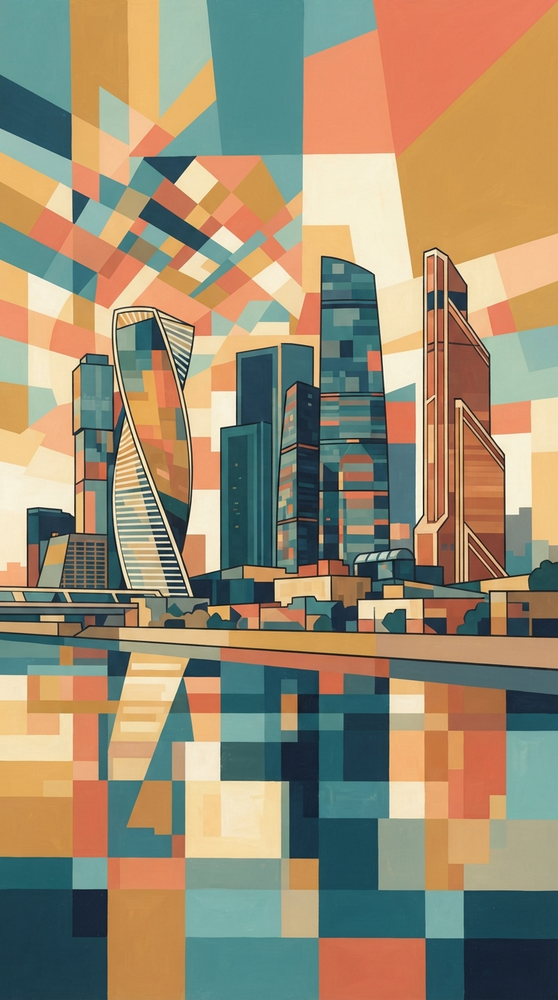
#> input picture pen-design/assets/generated-46.png, 558 x 1000 px, shrunk from 768 x 1376 before the run
$ python unify_palette.py
#> lines starting #> are read from the running program, lines starting #| are printed output that depends on the picture
"""Build palette studies from the chosen master without changing its geometry."""
from pathlib import Path
import numpy as np
from PIL import Image

HERE = Path(__file__).resolve().parent
im = Image.open(HERE.parent / 'generated-46.png').convert('RGB')
#> im is the input picture: PIL image 558x1000 RGB; mean R, G, B 154.8, 140.7, 114.2
a = np.asarray(im, dtype=np.float32) / 255

def rgb(colors):
    return np.array([[int(c[i:i+2], 16)/255 for i in (0,2,4)] for c in colors.split()], dtype=np.float32)

anchors = rgb('203D49 285B65 548F8C 9ABBA5 F5E9BE EAB45F CA9341 E78254 955A40')
palettes = {
    'morning-unified': '284C59 427980 83B3AC C2D4BA F9EED4 EAC48A C39C62 DFA17E 99715C',
    'evening-unified': '222F40 344C5D 637B80 A1A191 F4CC9A ECA054 B86D3F D97150 824437',
    'night-unified': '101F31 17394A 295465 486E7B 7D989A AC915E 6C6451 8F6551 423D42',
}
d = ((a[:,:,None,:]-anchors[None,None,:,:])**2).sum(axis=-1)
w = np.exp(-(d-d.min(axis=-1,keepdims=True))/0.012)
w /= w.sum(axis=-1,keepdims=True)
base = w @ anchors
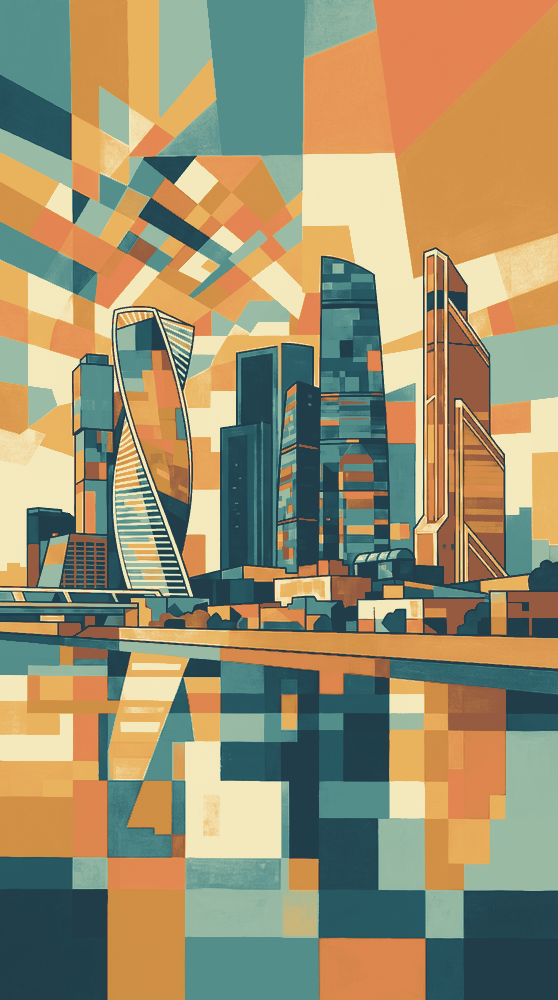
#> base: shape (1000, 558, 3) float32; mean of channels 0, 1, 2 0.609, 0.565, 0.435; drawn as R, G, B
for name, colors in palettes.items():
    out = w @ rgb(colors) + (a-base)*0.65
    Image.fromarray(np.uint8(np.clip(out,0,1)*255)).save(HERE / (name+'.png'))
#> this loop made 3 passes
#> pass 1, `out = w @ rgb(colors) + (a-base)*0.65`:
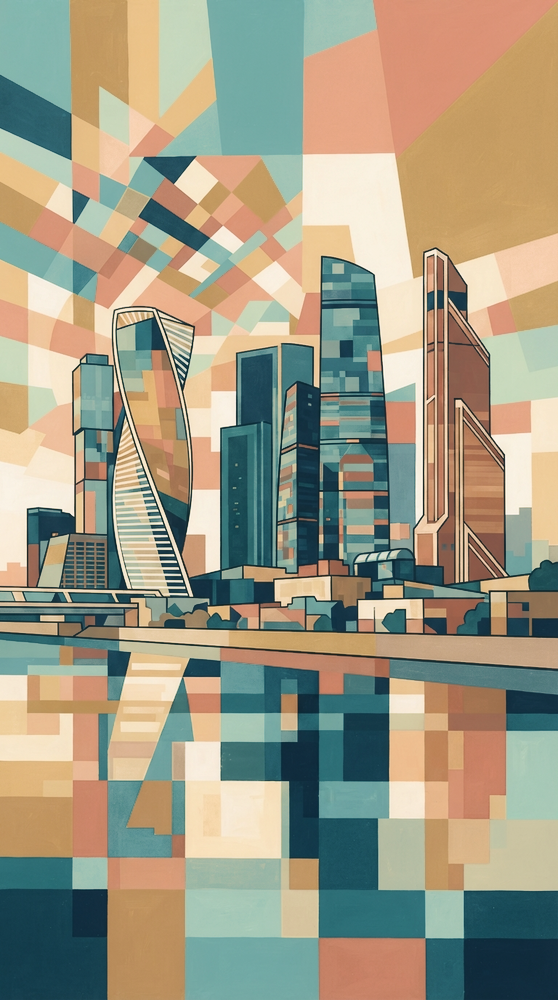
#> out: shape (1000, 558, 3) float32; mean R, G, B 0.657, 0.638, 0.56; drawn with min black and max white
#> pass 2, `out = w @ rgb(colors) + (a-base)*0.65`:
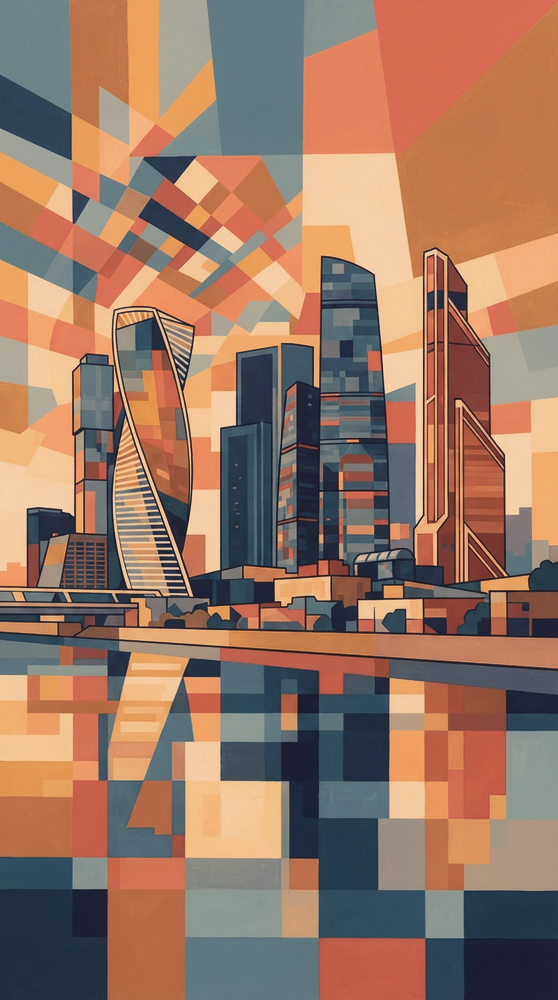
#> out: shape (1000, 558, 3) float32; mean R, G, B 0.606, 0.469, 0.394
#> after the loop:
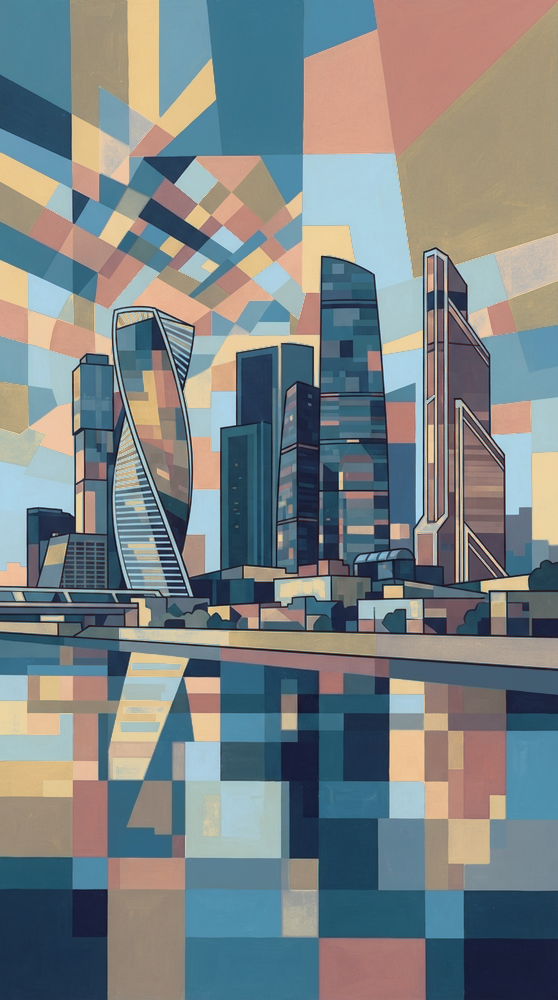
#> out: shape (1000, 558, 3) float32; mean R, G, B 0.346, 0.37, 0.373; drawn with min black and max white
print('Wrote three palette studies; day uses the unmodified master.')

$ run again, with pen-design/assets/generated-19.png copied over pen-design/assets/generated-46.png
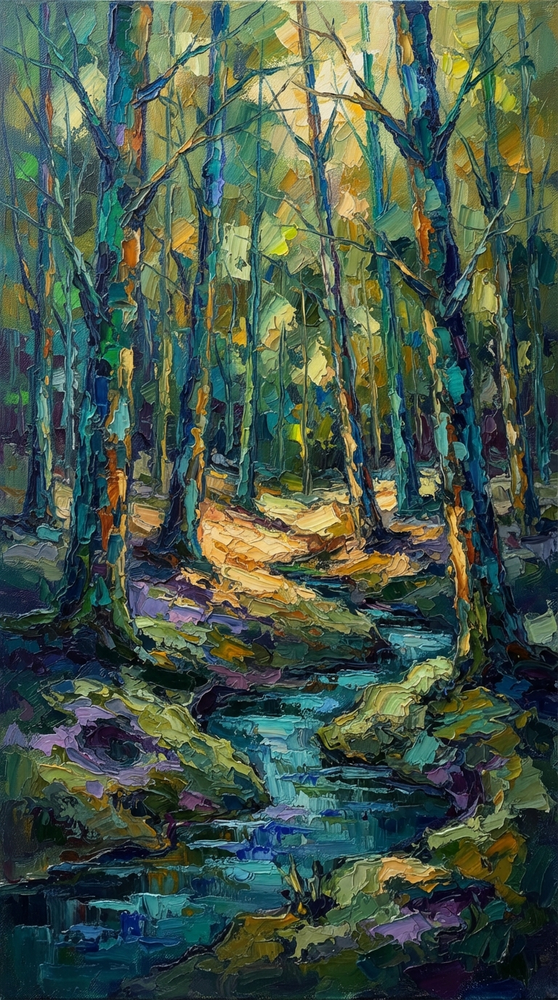
#> input picture pen-design/assets/generated-19.png, 558 x 1000 px, shrunk from 768 x 1376 before the run
#> im is the input picture: PIL image 558x1000 RGB; mean R, G, B 70.2, 87.4, 73.4
#> `base = w @ anchors`:
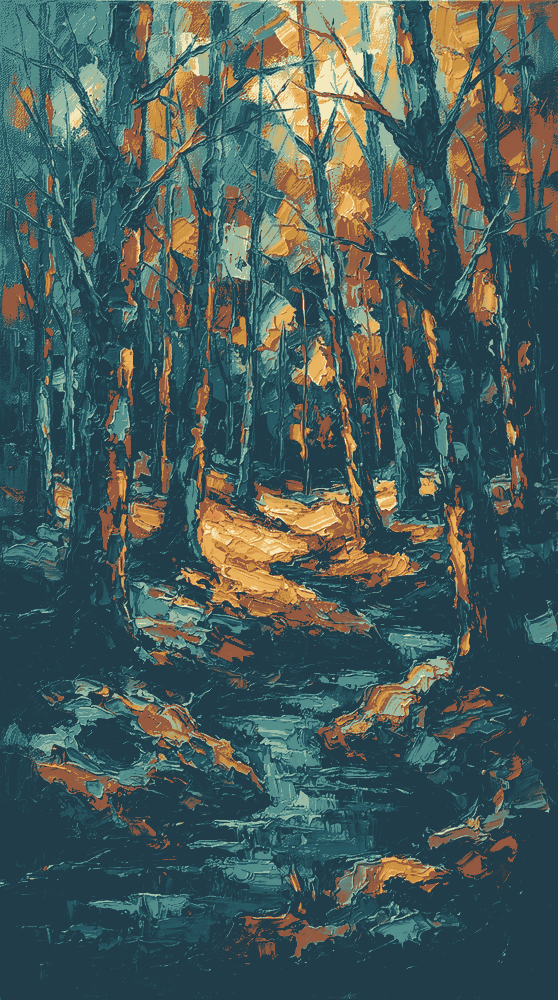
#> base: shape (1000, 558, 3) float32; mean of channels 0, 1, 2 0.282, 0.362, 0.353; drawn as R, G, B
#> after the loop `for name, colors in palettes.items():`:
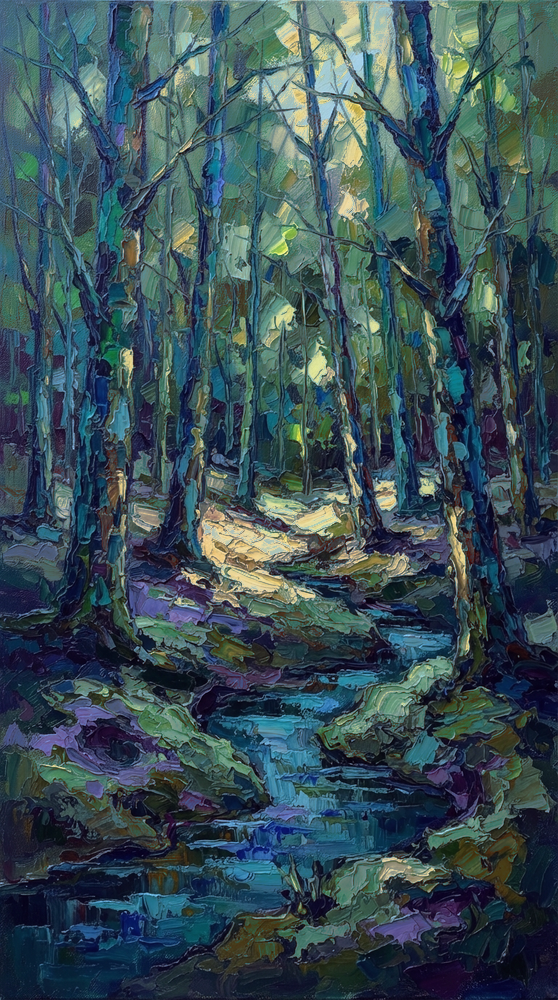
#> out: shape (1000, 558, 3) float32; mean R, G, B 0.14, 0.204, 0.224; drawn with min black and max white

$ run again, with pen-design/assets/generated-26.png copied over pen-design/assets/generated-46.png
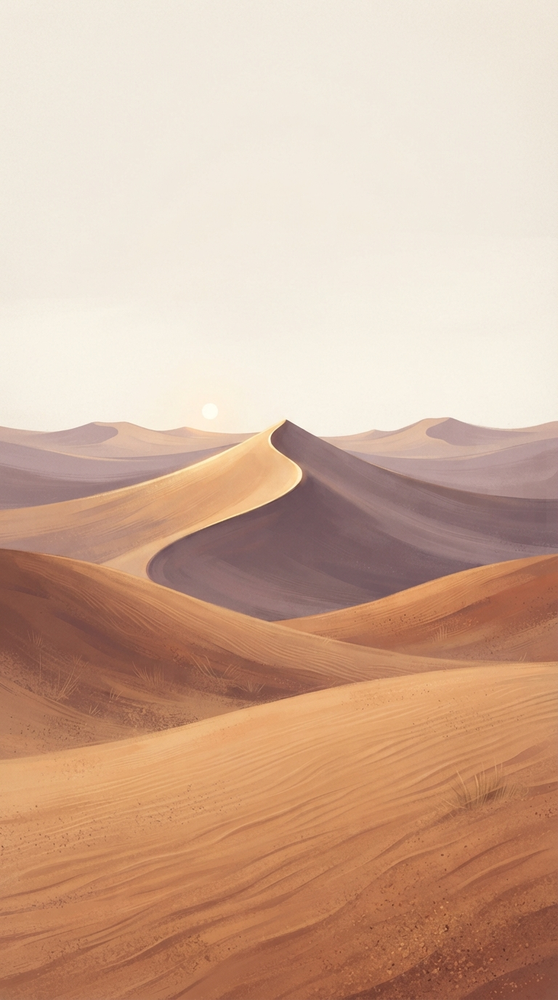
#> input picture pen-design/assets/generated-26.png, 558 x 1000 px, shrunk from 768 x 1376 before the run
#> im is the input picture: PIL image 558x1000 RGB; mean R, G, B 207.9, 174, 152
#> the loop `for name, colors in palettes.items():` made 3 passes
#> pass 1, `Image.fromarray(np.uint8(np.clip(out,0,1)*255)).save(HERE / (name+'.pn..`:
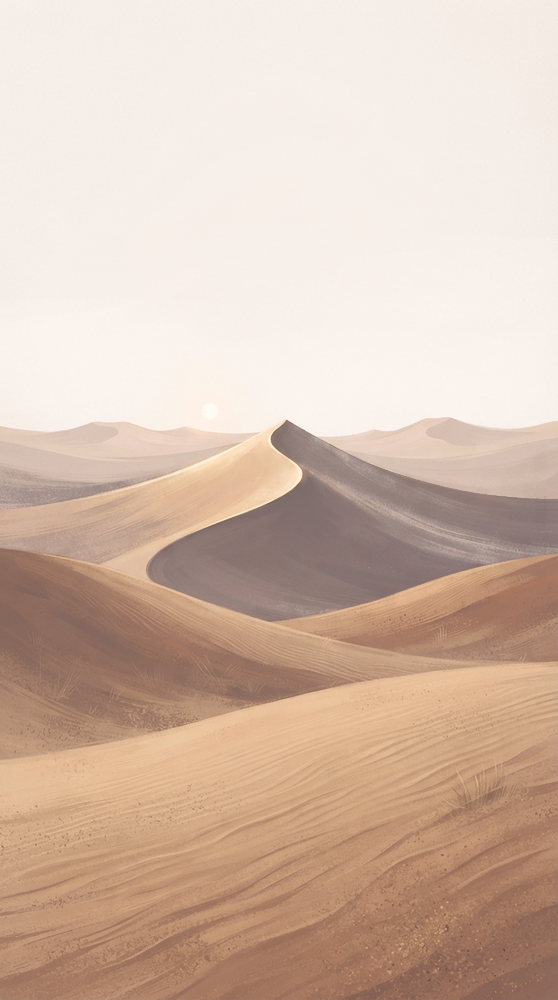
#> saved as morning-unified.png: PIL image 558x1000 RGB; mean R, G, B 211.7, 187.4, 171.3
#> after the loop `for name, colors in palettes.items():`:
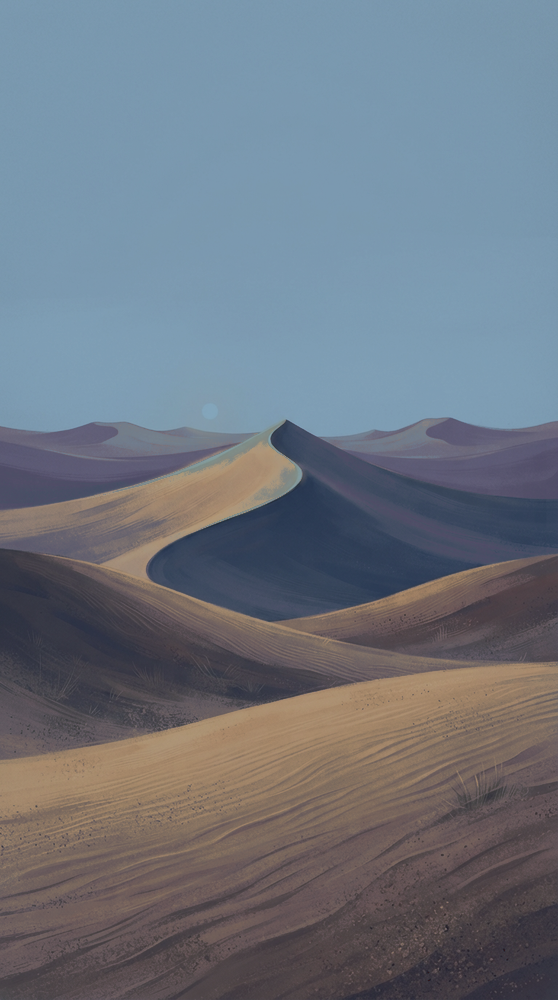
#> out: shape (1000, 558, 3) float32; mean R, G, B 0.433, 0.462, 0.502
